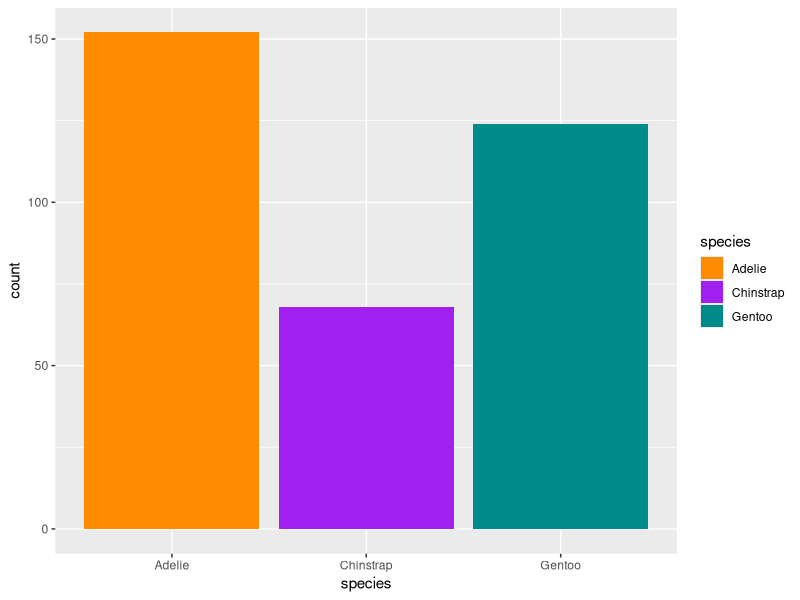
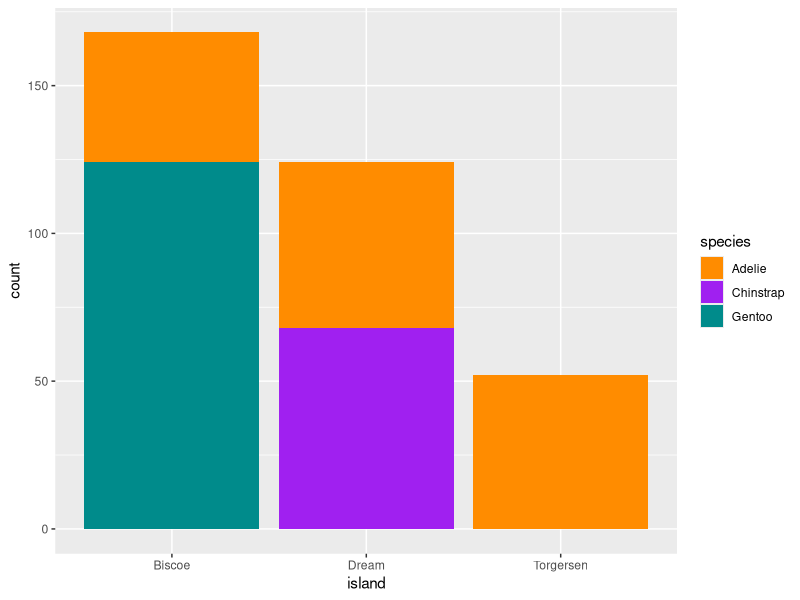
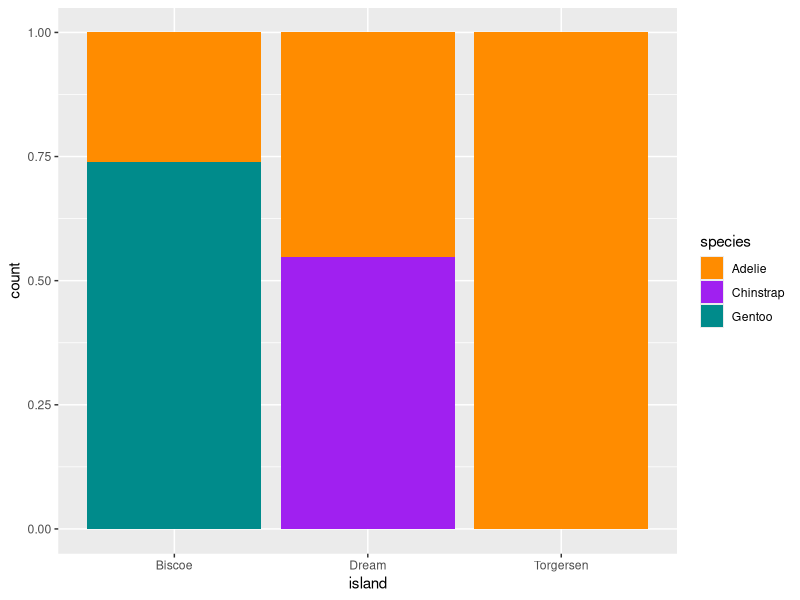
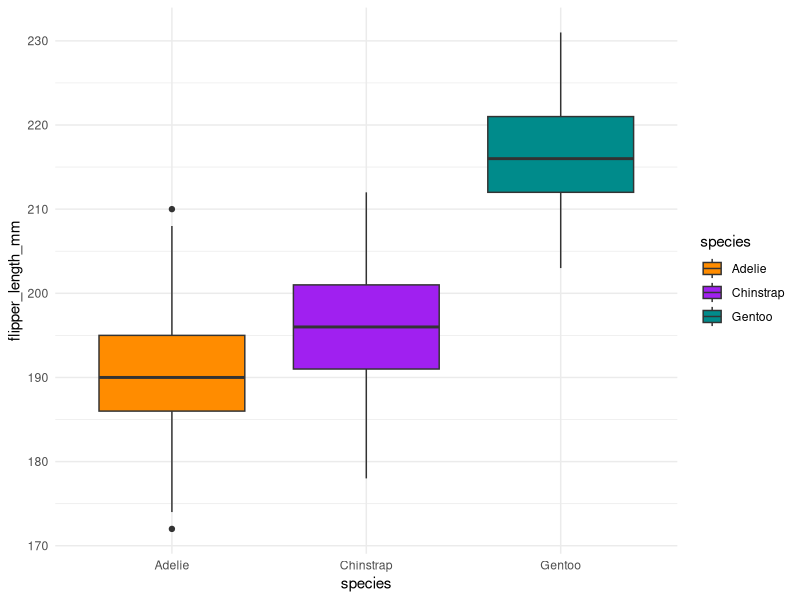
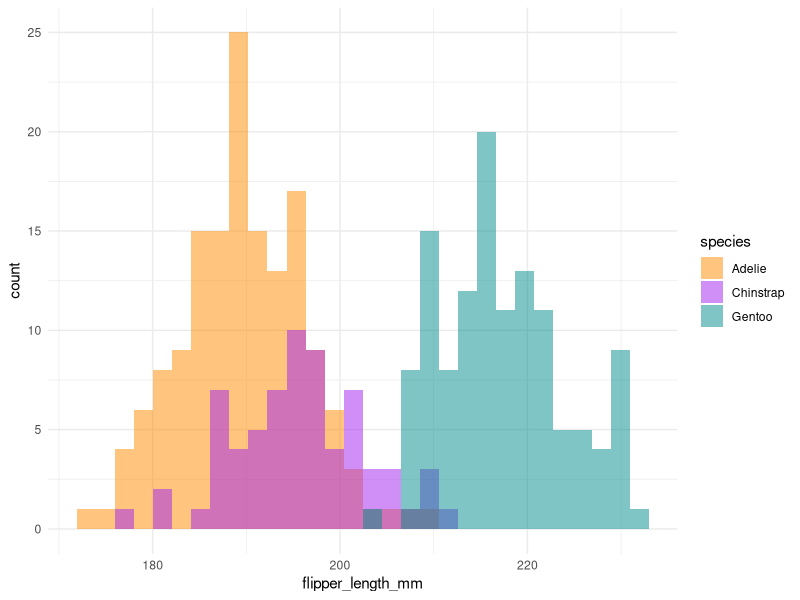
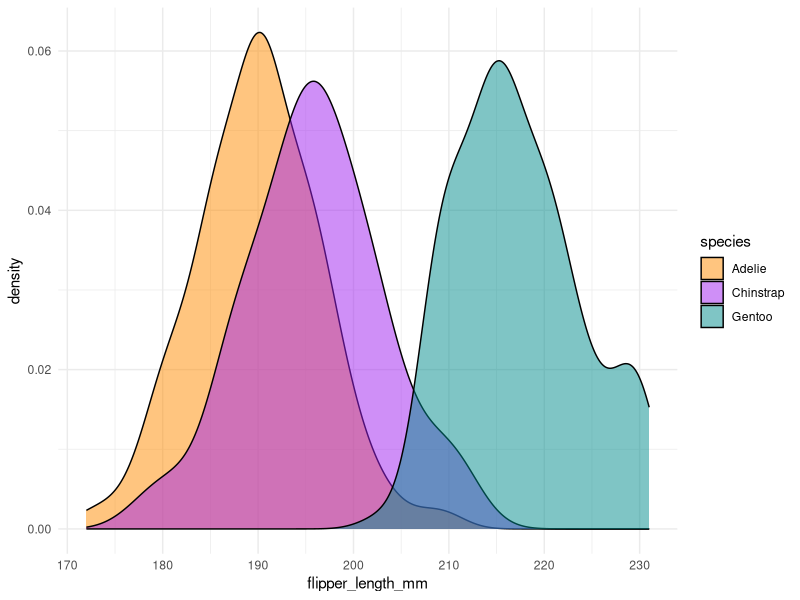
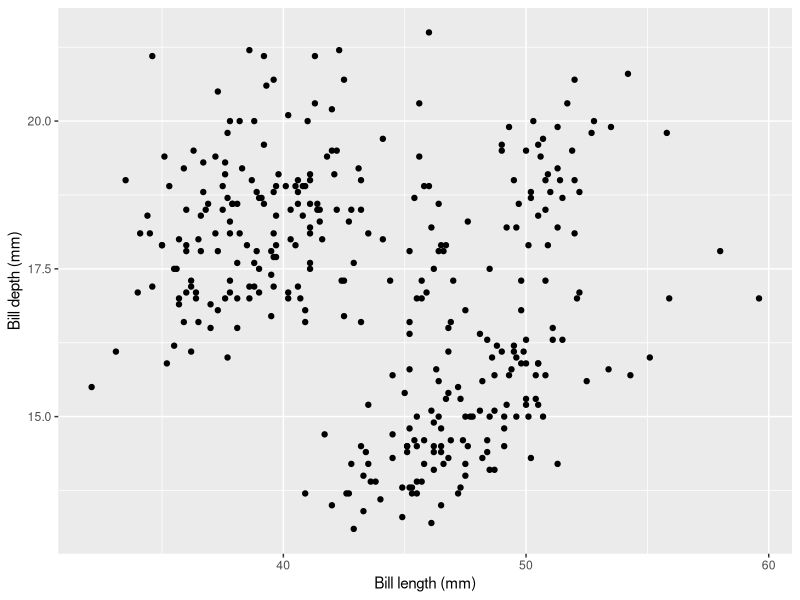
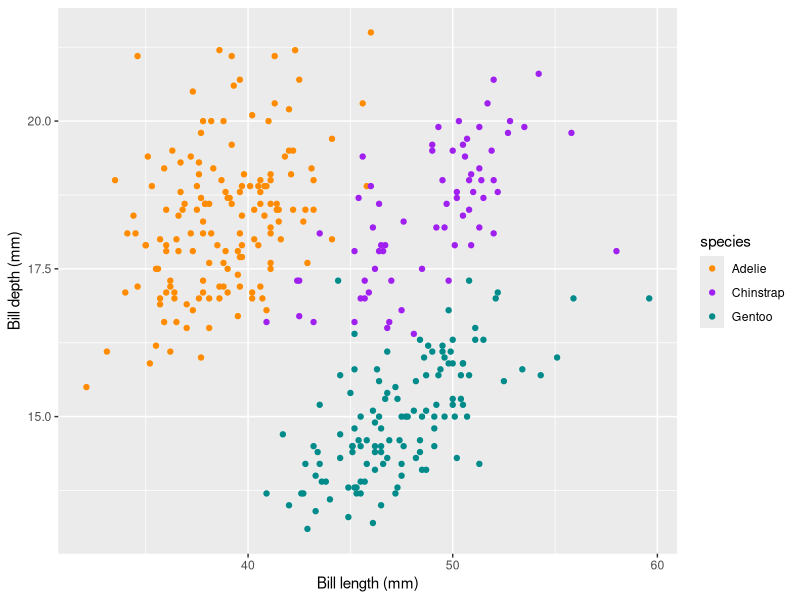

The R source for these figures, in order:
## ---- chunk 1
library(tidyverse)
## ---- chunk 2
## INSTALL PACKAGE
#install.packages("palmerpenguins")

## LOAD THE LIBRARY
library(palmerpenguins)

## DATA
data("penguins")
## ---- chunk 3
## STRUCTURE 
str(penguins)

## HEAD, TAIL, OR VIEW
head(penguins)
## ---- chunk 4
## ONE WAY TABLE FOR SPECIES
table(penguins$species)
## ---- chunk 5
## CUSTOM COLOR PALETTE
penCol<-c("darkorange","purple","cyan4")

## BAR GRAPH
ggplot(data = penguins, aes(x=species, fill=species))+
  geom_bar()+
  scale_fill_manual(values=penCol)
## ---- chunk 6
## TWO WAY TABLE FOR SPECIES and ISLAND
tab2<-table(penguins$species, penguins$island)
tab2
## ---- chunk 7
## STACKED BAR GRAPH
ggplot(data = penguins, aes(x=island, fill=species))+
  geom_bar()+
  scale_fill_manual(values=penCol)
## ---- chunk 8
## DISTRIBUTION OF LOCATION GIVEN SPECIES
prop.table(tab2, 1)

## DISTRIBUTION OF SPECIES GIVEN LOCATION
prop.table(tab2, 2)
## ---- chunk 9
## FILLED BAR GRAPH
ggplot(data = penguins, aes(x=island, fill=species))+
  geom_bar(position = "fill")+
  scale_fill_manual(values=penCol)
## ---- chunk 10
## MEANS AND ST DEV
## BODY MASS AND FLIPPER LENGTH
## BY SPECIES
penguins%>%
  group_by(species)%>%
  summarise(n=n(),
            avg_bodyMass=mean(body_mass_g, na.rm=TRUE), 
            sd_bodyMass=sd(body_mass_g, na.rm=TRUE), 
            avg_flipperLen=mean(flipper_length_mm, na.rm=TRUE), 
            sd_flipperLen=sd(flipper_length_mm, na.rm=TRUE))

## ---- chunk 11
## BOXPLOT
ggplot(data=penguins, aes(x=species, y=flipper_length_mm, fill=species))+
  geom_boxplot()+
  scale_fill_manual(values=penCol)+
  theme_minimal()

## HISTOGRAM (OVERLAPPING)
ggplot(data=penguins, aes(x=flipper_length_mm, fill=species))+
  geom_histogram(alpha = 0.5, 
                 position = "identity")+
  scale_fill_manual(values=penCol)+
  theme_minimal()

## DENSITY PLOT
ggplot(data=penguins, aes(x=flipper_length_mm, fill=species))+
  geom_density(alpha=0.5)+
  scale_fill_manual(values=penCol)+
  theme_minimal()

## ---- chunk 12
## SCATTERPLOT 
## X: BILL LENGTH
## Y: BILL DEPTH

ggplot(data = penguins, aes(x=bill_length_mm, y=bill_depth_mm))+
  geom_point()+
  xlab("Bill length (mm)")+
  ylab("Bill depth (mm)")
## ---- chunk 13
## SCATTERPLOT WITH SUBGROUPS 
## X: BILL LENGTH
## Y: BILL DEPTH
## COLOR: Species

ggplot(data = penguins, aes(x=bill_length_mm, y=bill_depth_mm, color=species))+
  geom_point()+
  scale_color_manual(values=penCol)+
  xlab("Bill length (mm)")+
  ylab("Bill depth (mm)")
## ---- chunk 14
## GEOM_SMOOTH
ggplot(data = penguins, aes(x=bill_length_mm, y=bill_depth_mm, color=species))+
  geom_point()+
  scale_color_manual(values=penCol)+
  xlab("Bill length (mm)")+
  ylab("Bill depth (mm)")+
  geom_smooth(method="lm", se=FALSE)
## ---- chunk 15
## LINEAR MOD WITH INTERACTIONS
mod<-lm(bill_depth_mm~bill_length_mm*species, data=penguins)
summary(mod)
